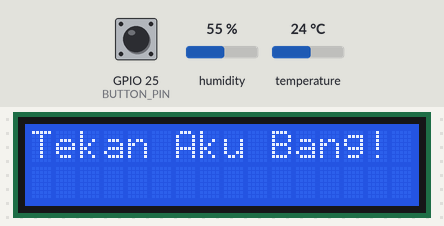
The sketch below on a simulated ESP32. Parts: 16×2 character LCD. The test bench sets the inputs (shaded band); at power-on: GPIO 25 (BUTTON_PIN) HIGH, humidity 55 %, temperature 24 °C. What the sketch prints to the serial monitor is not drawn.

Above: at 1.2 s.
1.3 s: GPIO 25 (BUTTON_PIN) pulled LOW for 0.15 s
At 2.1 s:
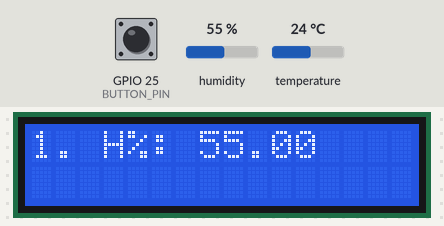
2.9 s: GPIO 25 (BUTTON_PIN) pulled LOW for 1 s
At 3.8 s:
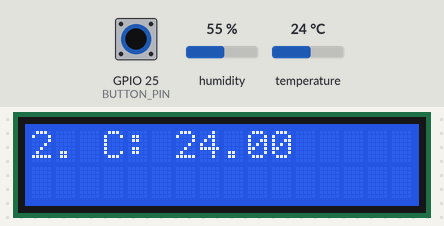
5.4 s: GPIO 25 (BUTTON_PIN) pulled LOW for 0.15 s
At 6.4 s:
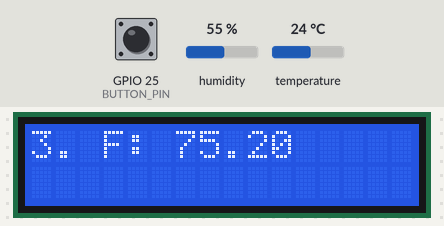
7.0 s: GPIO 25 (BUTTON_PIN) pulled LOW for 3.2 s
At 8.1 s:
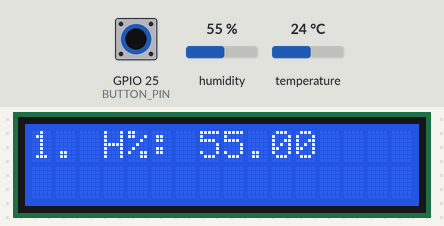
Timing chart, 0 to 10.0 s (numbered marks = the images above; inputs shaded):
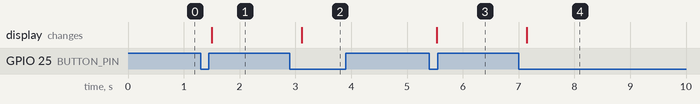

Measured:
- after the input at 1.3 s, the display: changes after 0.20 s (image 1)
- after the input at 2.9 s, the display: changes after 0.21 s (image 2)
- after the input at 5.4 s, the display: changes after 0.13 s (image 3)
- after the input at 7.0 s, the display: changes after 0.14 s (image 4)

The sketch:

dht_button_lcd.ino
```cpp
/*
  Gunakan sensor DHT untuk membaca suhu dan kelembapan, dan
  tampilkan hasilnya ke LCD menggunakan button.
*/
#include <DHT.h>
#include <LiquidCrystal_I2C.h>

#define DHT_PIN 14
#define DHT_TYPE DHT22

#define BUTTON_PIN 25

#define LCD_HORIZONTAL 16
#define LCD_VERTICAL 2

#define MAX_BUTTON_COUNTER 3

bool isPressed = false;
int buttonPressCounter = 0;

DHT dht(DHT_PIN, DHT_TYPE);
LiquidCrystal_I2C lcd(0x27, LCD_HORIZONTAL, LCD_VERTICAL);

void setup() {
  Serial.begin(112500);
  pinMode(BUTTON_PIN, INPUT_PULLUP);

  lcd.init();
  lcd.backlight();
  lcd.setCursor(0, 0);
  dht.begin();

  lcd.print("Tekan Aku Bang!");
}

void loop() {
  int buttonState = digitalRead(BUTTON_PIN);
  delay(100);

  if (buttonState == HIGH) {
    isPressed = false;
  }

  if (buttonState == LOW && !isPressed) {
    lcd.clear();
    isPressed = true;
    buttonPressCounter =
      buttonPressCounter == MAX_BUTTON_COUNTER
        ? 1
        : buttonPressCounter + 1;

    Serial.println(buttonPressCounter);


    // Jika button ditekan sekali, LCD akan menampilkan kelembapan
    if (buttonPressCounter == 1) {
      float humidity = dht.readHumidity();

      lcd.print("1. H%: ");
      lcd.print(humidity);
    }
    // Jika button ditekan kedua kali, LCD akan menampilkan suhu dalam celcius
    else if (buttonPressCounter == 2) {
      float tempCelcius = dht.readTemperature();

      lcd.print("2. C: ");
      lcd.print(tempCelcius);
    }
    // Jika Button ditekan ketiga kali, LCD akan menampilkan suhu dalam fahrenheit
    else if (buttonPressCounter == 3) {
      float tempFarenheit = dht.readTemperature(true);

      lcd.print("3. F: ");
      lcd.print(tempFarenheit);
    }
  }
}
```
